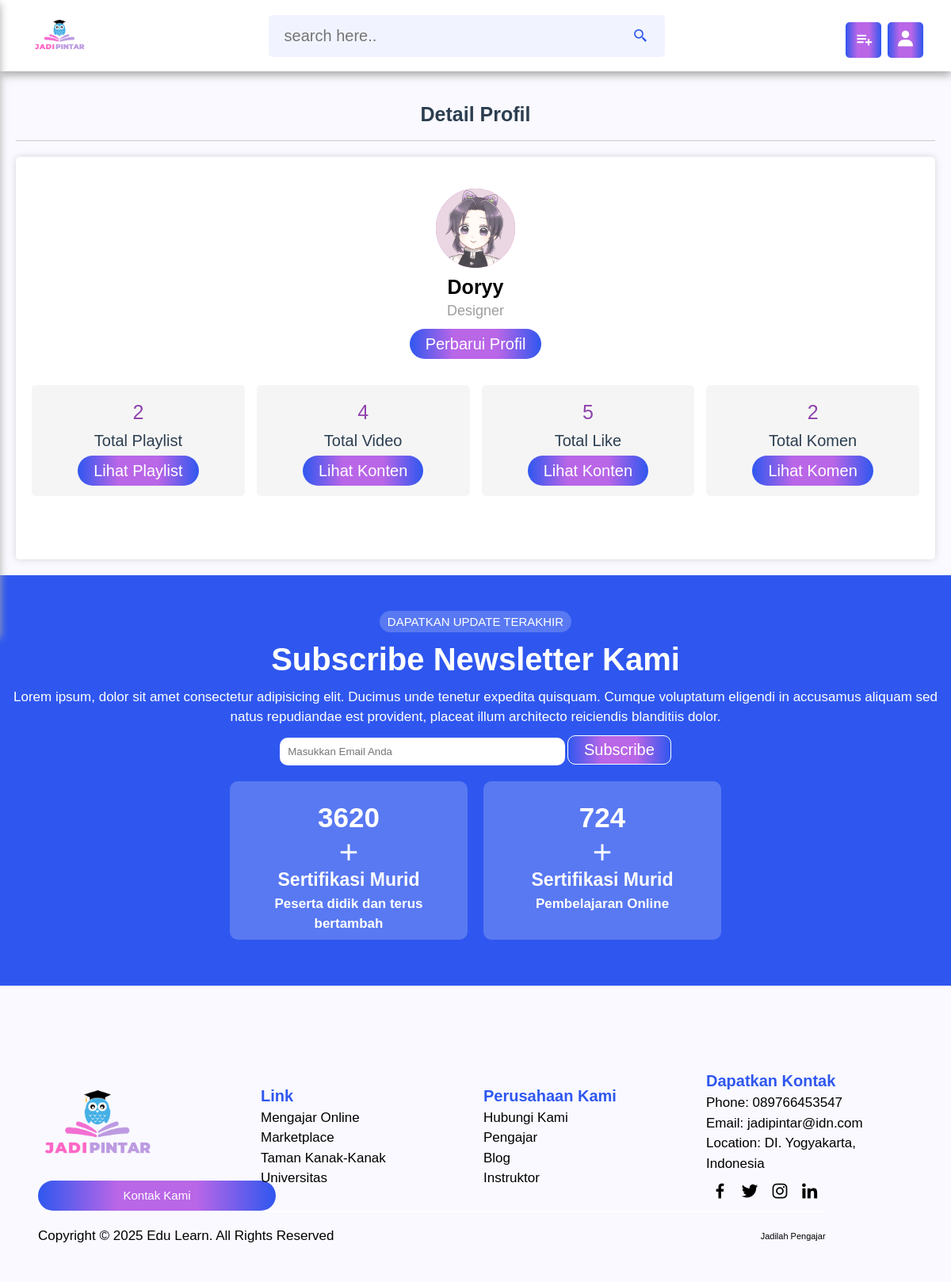
Screenshot of /admin/profile.php (signed in) with the database file from the repository.
### tables this page shows
CREATE TABLE `tutors` (
  `id` varchar(20) NOT NULL,
  `name` varchar(50) NOT NULL,
  `profession` varchar(50) NOT NULL,
  `email` varchar(50) NOT NULL,
  `password` varchar(50) NOT NULL,
  `image` varchar(100) NOT NULL
);

### admin/profile.php (the view, shortened to what this page needs)
<?php
    include '../components/connect.php';
    if(isset($_COOKIE['tutor_id'])){
        $tutor_id = $_COOKIE['tutor_id'];
    }else{
        $tutor_id = '';
        header('location: login.php');
    }
    $select_contents = $conn->prepare("SELECT * FROM content WHERE tutor_id = ?");
    $select_contents->execute([$tutor_id]);
    $total_contents = $select_contents->rowCount();
    $select_playlist = $conn->prepare("SELECT * FROM playlist WHERE tutor_id = ?");
    $select_playlist->execute([$tutor_id]);
    $total_playlist = $select_playlist->rowCount();
    $select_likes = $conn->prepare("SELECT * FROM likes WHERE tutor_id = ?");
    $select_likes->execute([$tutor_id]);
    $total_likes = $select_likes->rowCount();
    $select_comments = $conn->prepare("SELECT * FROM comments WHERE tutor_id = ?");
    $select_comments->execute([$tutor_id]);
    $total_comments = $select_comments->rowCount();
?>
<!DOCTYPE html>
<html lang="en">
<head>
    <link href='https://unpkg.com/boxicons@2.1.4/css/boxicons.min.css' rel='stylesheet'>
</head>
<body>
    <?php include '../components/admin_header.php'?>
    <section class="tutor-profile" style="min-height: calc(100vh - 19rem);">
         <h1 class="heading">Detail Profil</h1>
         <div class="details">
            <div class="tutor">
                <img src="../uploaded_files/<?= $fetch_profile['image']; ?>">
                <h3><?= $fetch_profile['name']; ?></h3>
                <span><?= $fetch_profile['profession']; ?></span>
            </div>
            <div>
                <a href="update.php" class="btn">Perbarui Profil</a>
            </div>
            <div class="flex">
                <div class="box">
                    <span><?= $total_playlist; ?></span>
                    <p>Total Playlist</p>
                    <a href="playlist.php" class="btn">Lihat Playlist</a>
                </div>
                <div class="box">
                    <span><?= $total_contents; ?></span>
                    <p>Total Video</p>
                    <a href="contents.php" class="btn">Lihat Konten</a>
                </div>
                <div class="box">
                    <span><?= $total_likes; ?></span>
                    <p>Total Like</p>
                    <a href="contents.php" class="btn">Lihat Konten</a>
                </div>
                <div class="box">
                    <span><?= $total_comments; ?></span>
                    <p>Total Komen</p>
                    <a href="comments.php" class="btn">Lihat Komen</a>
                </div>
            </div>
         </div>
    </section>
    <?php include '../components/footer.php'?>
</body>
</html>

### rows the page displays
tutors: image (picture), name "Doryy", profession "Designer"

### other values shown
$total_playlist "2"
$total_contents "4"
$total_likes "5"
$total_comments "2"
